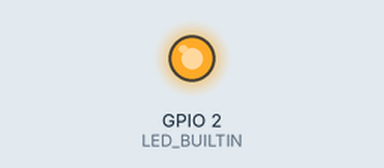
Simulated run of this sketch. Board: ESP8266 (NodeMCU). On the bench: output pins drawn as LEDs (lit = HIGH, except the on-board LED, lit = LOW). WiFi joins after 1.5 s; servers stay silent unless stated; what the sketch prints to the serial monitor is not drawn.

Above: at 0.1 s.
At 0.7 s:
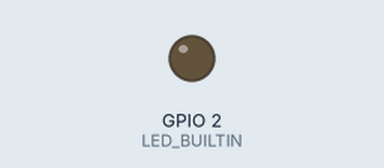
Timing chart, 0 to 2.7 s (numbered marks = the images above):
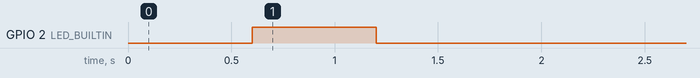

The sketch:

CTBot_WiFiManager.ino
```cpp
#include <ESP8266WiFi.h>

#include <DNSServer.h>
#include <ESP8266WebServer.h>

#include <Ticker.h>

#include "WiFiManager.h"
#include "CTBot.h"


Ticker ticker;
CTBot myBot;

String token = "yourToken";

void tick() {
  int state = digitalRead(LED_BUILTIN);
  digitalWrite(LED_BUILTIN, !state);
}

void configModeCallback(WiFiManager *myWiFiManager) {
  Serial.println("Entering config mode...");
  Serial.println(WiFi.softAPIP());
  ticker.attach(0.2, tick);
}

void startBot() {
  Serial.println("Starting Telegram Bot...");

  myBot.wifiConnect(WiFi.SSID(), WiFi.psk());
  myBot.setTelegramToken(token);

  if (myBot.testConnection()) {
    Serial.println("Bot connected.");
  } else {
    Serial.println("Failed to connect bot.");
    Serial.println("Make sure your WiFi connected to the internet");
    Serial.println("or recheck your Telegram token.");
    Serial.println("Resetting ESP...");
    ESP.reset();
    delay(1000);
  }
}

void setup() {
  Serial.begin(115200);

  pinMode(LED_BUILTIN, OUTPUT);

  ticker.attach(0.6, tick);

  WiFiManager wifiManager;
  wifiManager.resetSettings();
  wifiManager.setAPCallback(configModeCallback);

  if (wifiManager.autoConnect("AP SSID", "AP pass")) {
    Serial.println("WiFi connected.");
    ticker.detach();
    digitalWrite(LED_BUILTIN, LOW);
    startBot();
  } else {
    Serial.println("Failed to connect WiFi.");
    ESP.reset();
    delay(1000);
  }
}


void loop() {
  TBMessage msg;

  if(CTBotMessageText == myBot.getNewMessage(msg)) {
    myBot.sendMessage(msg.sender.id, msg.text);
  }

  delay(500);
}
```
